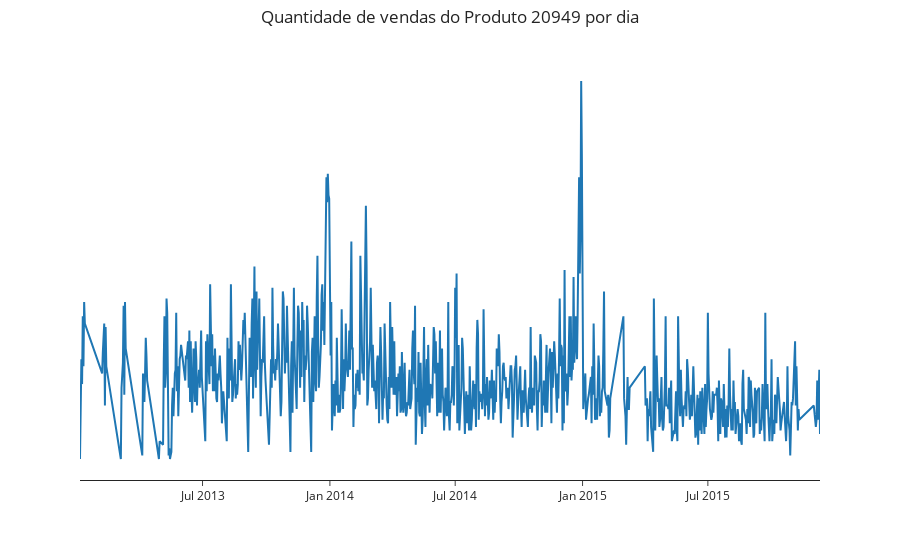

Notebook code for this chart:
### Markdown cell above
Como podemos observar no histograma que apreesenta um distribuição assimétrica a direita, com alguns outliers de qunatidades de vendas a partir de 60 em concordância com o gráfico de box-plot abaixo que nos mostra que 50% da qunatidade dos produtos está um pouco acima de 20.

### Code cell
plot_line(df_shop31_Item_20949,'date','item_cnt_day', 'Quantidade de vendas do Produto 20949 por dia')

### Figure 1 — Plotly figure (JSON) as saved in the notebook; plotly's stock layout.template omitted (floating-point values rounded to 4 significant figures; data arrays with more than 128 entries replaced by an {"elided": "..."} marker saying what was removed)
{"data": [{"hovertemplate": "date=%{x}<br>item_cnt_day=%{y}<extra></extra>", "legendgroup": "", "line": {"color": "#1F77B4", "dash": "solid"}, "marker": {"symbol": "circle"}, "mode": "lines", "name": "", "orientation": "v", "showlegend": false, "type": "scatter", "x": {"elided": "863 str values"}, "xaxis": "x", "y": {"elided": "863 int values"}, "yaxis": "y"}], "layout": {"legend": {"tracegroupgap": 0}, "margin": {"t": 60}, "title": {"text": "Quantidade de vendas do Produto 20949 por dia", "x": 0.5, "y": 0.98}, "xaxis": {"anchor": "y", "domain": [0, 1], "title": {"text": ""}, "zeroline": true, "zerolinewidth": 2}, "yaxis": {"anchor": "x", "domain": [0, 1], "showline": false, "showticklabels": false, "showticksuffix": "none", "ticks": "", "title": {"text": ""}}}}
